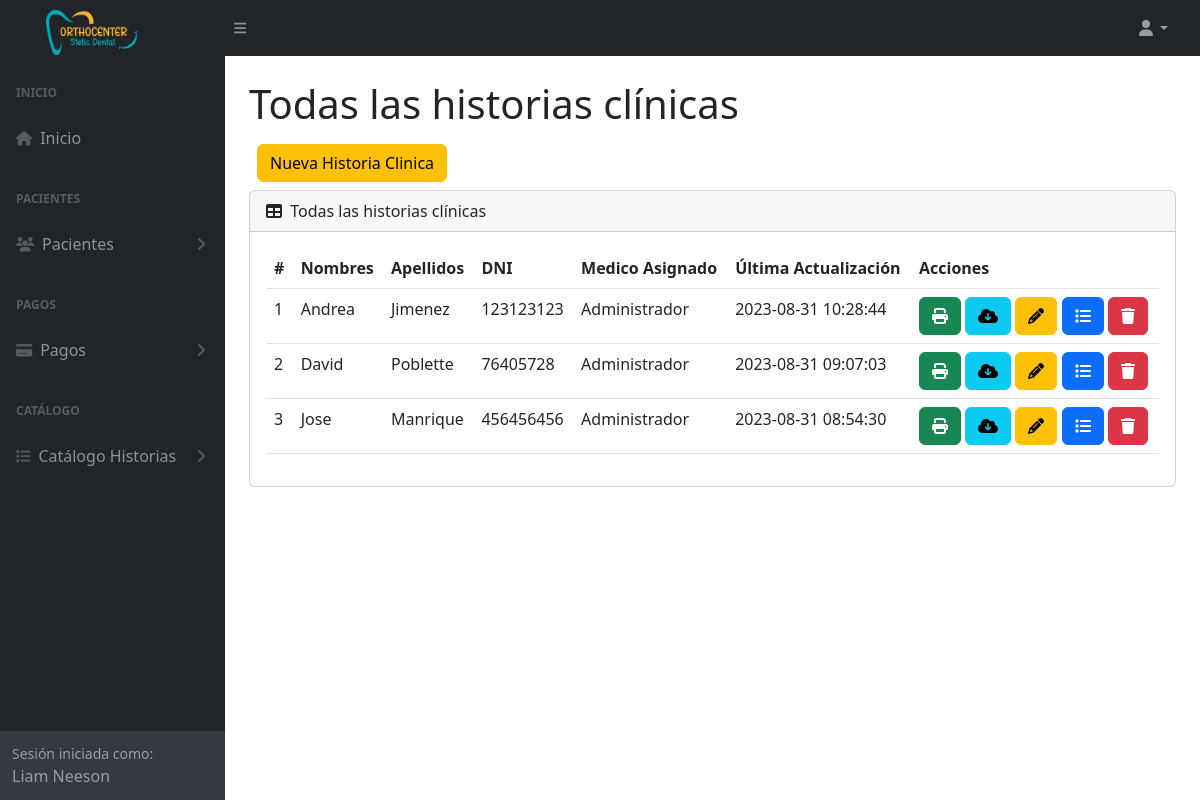
Page /historiaClinica (signed in) on the committed database.
### tables this page shows
CREATE TABLE `tba_historiaclinica`  (
  `IdHistoriaClinica` int NOT NULL AUTO_INCREMENT,
  `IdPaciente` int NOT NULL,
  `IdSocio` int NOT NULL,
  `AlergiasEncontradas` varchar(500) NULL DEFAULT NULL,
  `MotivoConsulta` varchar(255) NULL DEFAULT NULL,
  `DatosInformante` varchar(255) NULL DEFAULT NULL,
  `TiempoEnfermedad` varchar(255) NULL DEFAULT NULL,
  `SignosSintomas` varchar(255) NULL DEFAULT NULL,
  `RelatoCronologico` varchar(255) NULL DEFAULT NULL,
  `FuncionesBiologicas` varchar(255) NULL DEFAULT NULL,
  `AntecedentesFamiliares` varchar(500) NULL DEFAULT NULL,
  `AntecedentesPersonales` varchar(500) NULL DEFAULT NULL,
  `RutaOdontograma` varchar(255) NULL DEFAULT NULL,
  `UsuarioCreado` int NOT NULL,
  `UsuarioActualizado` int NOT NULL,
  `FechaCreado` datetime NOT NULL,
  `FechaActualiza` datetime NOT NULL,
  PRIMARY KEY (`IdHistoriaClinica`) USING BTREE,
  INDEX `fk_paciente_historia`(`IdPaciente`) USING BTREE,
  INDEX `fk_socio_historia`(`IdSocio`) USING BTREE,
  CONSTRAINT `fk_paciente_historia` FOREIGN KEY (`IdPaciente`) REFERENCES `tba_paciente` (`IdPaciente`) ON DELETE RESTRICT ON UPDATE RESTRICT,
  CONSTRAINT `fk_socio_historia` FOREIGN KEY (`IdSocio`) REFERENCES `tba_socio` (`IdSocio`) ON DELETE RESTRICT ON UPDATE RESTRICT
);

CREATE TABLE `tba_paciente`  (
  `IdPaciente` int NOT NULL AUTO_INCREMENT,
  `NombrePaciente` varchar(100) NOT NULL,
  `ApellidoPaciente` varchar(100) NOT NULL,
  `DNIPaciente` int NOT NULL,
  `SexoPaciente` varchar(12) NULL DEFAULT NULL,
  `EdadPaciente` varchar(11) NULL DEFAULT NULL,
  `FechaNacimiento` date NULL DEFAULT NULL,
  `CelularPaciente` varchar(11) NOT NULL,
  `DomicilioPaciente` varchar(255) NULL DEFAULT NULL,
  `LugarProcedencia` varchar(100) NULL DEFAULT NULL,
  `LugarNacimiento` varchar(80) NULL DEFAULT NULL,
  `GradoInstruccion` varchar(20) NULL DEFAULT NULL,
  `RazaPaciente` varchar(20) NULL DEFAULT NULL,
  `OcupacionPaciente` varchar(20) NULL DEFAULT NULL,
  `ReligionPaciente` varchar(20) NULL DEFAULT NULL,
  `EstadoCivil` varchar(20) NULL DEFAULT NULL,
  `NumeroContactoPaciente` varchar(11) NULL DEFAULT NULL,
  `NombreContactoPaciente` varchar(100) NULL DEFAULT NULL,
  `UsuarioCreado` int NOT NULL,
  `UsuarioActualiza` int NOT NULL,
  `FechaCreacion` datetime NOT NULL,
  `FechaActualizacion` datetime NOT NULL,
  PRIMARY KEY (`IdPaciente`) USING BTREE
);

CREATE TABLE `tba_usuario`  (
  `IdUsuario` int NOT NULL AUTO_INCREMENT,
  `IdPerfilUsuario` int NOT NULL,
  `NombreUsuario` varchar(50) NOT NULL,
  `CorreoUsuario` varchar(255) NOT NULL,
  `PasswordUsuario` varchar(100) NOT NULL,
  `CelularUsuario` int NULL DEFAULT NULL,
  `FechaCreacion` datetime NOT NULL,
  `FechaActualizacion` datetime NOT NULL,
  `UltimaConexion` datetime NULL DEFAULT NULL,
  PRIMARY KEY (`IdUsuario`) USING BTREE,
  INDEX `tba_usuario_fkPerfilUsuario`(`IdPerfilUsuario`) USING BTREE,
  CONSTRAINT `tba_usuario_fkPerfilUsuario` FOREIGN KEY (`IdPerfilUsuario`) REFERENCES `tba_perfilusuario` (`IdPerfilUsuario`) ON DELETE RESTRICT ON UPDATE RESTRICT
);

### controller/plantilla.controller.php (called while the page is built, shortened)
<?php
class ControllerPlantilla
{
  static public function ctrPlantilla()
  {
    include "view/plantilla.php";
  }
}

### index.php (called while the page is built, shortened)
<?php
require_once "controller/plantilla.controller.php";
require_once "controller/historias.controller.php";
require_once "controller/citas.controller.php";
require_once "model/historias.model.php";
$plantilla = new ControllerPlantilla();
$plantilla -> ctrPlantilla();

### controller/historias.controller.php (called while the page is built, shortened)
<?php
class ControllerHistorias
{
  public static function ctrMostrarAllHistorias()
  {
    $tabla = "tba_historiaclinica";
    $listaHistorias = ModelHistorias::mdlMostrarAllHistorias($tabla);
    return $listaHistorias;
  }
}

### model/conexion.php (called while the page is built)
<?php
class Conexion
{
  static public function conn()
  {
    $link = new PDO("mysql:host=localhost;dbname=db_orthocenter","root","");
		$link->exec("set names utf8");
		return $link;
  }
}

### model/historias.model.php (called while the page is built, shortened)
<?php
require_once "conexion.php";
class ModelHistorias
{
  public static function mdlMostrarAllHistorias($tabla)
  {
    $statement = Conexion::conn()->prepare("SELECT tba_historiaclinica.IdHistoriaClinica, tba_historiaclinica.IdPaciente, tba_historiaclinica.IdSocio, tba_historiaclinica.FechaActualiza, tba_paciente.NombrePaciente, tba_paciente.ApellidoPaciente, tba_paciente.DNIPaciente, tba_usuario.NombreUsuario FROM $tabla INNER JOIN tba_paciente ON tba_historiaclinica.IdPaciente = tba_paciente.IdPaciente INNER JOIN tba_usuario ON tba_historiaclinica.IdSocio = tba_usuario.IdUsuario ORDER BY IdHistoriaClinica DESC");
    $statement -> execute();
    return $statement -> fetchAll();
  }
}

### view/modules/historiaClinica.php (the view, shortened to what this page needs)
</div>
        </div>
        <div class="sb-sidenav-footer">
          <div class="small">Sesión iniciada como:</div>
          <?php echo $_SESSION["nombreUsuario"] ?>
        </div>
      </nav>
    </div>
    <div id="layoutSidenav_content">
      <main class="bg">
        <div class="container-fluid px-4">
          <h1 class="mt-4">Todas las historias clínicas</h1>
          <div class="d-inline-flex m-2">
            <button type="button" class="btn btn-warning btnNuevaHistoria" id="btnNuevaHistoria">
              Nueva Historia Clinica
            </button>
          </div>
          <div class="card mb-4">
            <div class="card-header">
              <i class="fas fa-table me-1"></i>
              Todas las historias clínicas
            </div>
            <div class="card-body">
              <table id="datatablesSimple" class="data-table-AllHistorias table">
                <thead>
                  <tr>
                    <th>#</th>
                    <th>Nombres</th>
                    <th>Apellidos</th>
                    <th>DNI</th>
                    <th>Medico Asignado</th>
                    <th>Última Actualización</th>
                    <th>Acciones</th>
                  </tr>
                </thead>
                <tbody>
                  <?php
                    $listaHistorias = ControllerHistorias::ctrMostrarAllHistorias();
                    foreach ($listaHistorias as $key => $value)
                    {
                      echo
                      '<tr>
                        <td>'.($key + 1).'</td>
                        <td>'.$value["NombrePaciente"].'</td>
                        <td>'.$value["ApellidoPaciente"].'</td>
                        <td>'.$value["DNIPaciente"].'</td>
                        <td>'.$value["NombreUsuario"].'</td>
                        <td>'.$value["FechaActualiza"].'</td>
                        <td>
                          <button title="Imprimir"class="btn btn-success btnImprimirHistoria" id="btnImprimirHistoria" codHistoria="'.$value["IdHistoriaClinica"].'"><i class="fa fa-print"></i></button>
                          <button title="Descargar"class="btn btn-info btnDescargarOdontograma" id="btnDescargarOdontograma" codHistoria="'.$value["IdHistoriaClinica"].'"><i class="fa fa-cloud-download"></i></button>
                          <button title="Editar"class="btn btn-warning btnEditarHistoria" id="btnEditarHistoria" codPaciente="'.$value["IdPaciente"].'" codHistoria="'.$value["IdHistoriaClinica"].'"><i class="fa-solid fa-pencil"></i></button>
                          <button title="Tratamiento"class="btn btn-primary btnListarPlanTratamiento" id="btnListarPlanTratamiento" codPaciente="'.$value["IdPaciente"].'" codHistoria="'.$value["IdHistoriaClinica"].'"><i class="fa fa-list"></i></button>
                          <button title="Eliminar"class="btn btn-danger btnEliminarHistoria" codPaciente="'.$value["IdPaciente"].'" codHistoria="'.$value["IdHistoriaClinica"].'"><i class="fa-solid fa-trash"></i></button>
                        </td>
                      </tr>';
                    }
                  ?>
                </tbody>
              </table>
            </div>
          </div>
        </div>
      </main>
    </div>
  </div>

### rows in the picture
tba_historiaclinica: IdPaciente.NombrePaciente "Andrea", IdPaciente.ApellidoPaciente "Jimenez", IdPaciente.DNIPaciente "123123123", tba_usuario.NombreUsuario "Administrador", FechaActualiza "2023-08-31 10:28:44"
tba_historiaclinica: IdPaciente.NombrePaciente "David", IdPaciente.ApellidoPaciente "Poblette", IdPaciente.DNIPaciente "76405728", tba_usuario.NombreUsuario "Administrador", FechaActualiza "2023-08-31 09:07:03"
tba_historiaclinica: IdPaciente.NombrePaciente "Jose", IdPaciente.ApellidoPaciente "Manrique", IdPaciente.DNIPaciente "456456456", tba_usuario.NombreUsuario "Administrador", FechaActualiza "2023-08-31 08:54:30"

### other values in the picture
$_SESSION["nombreUsuario"] "Liam Neeson"
